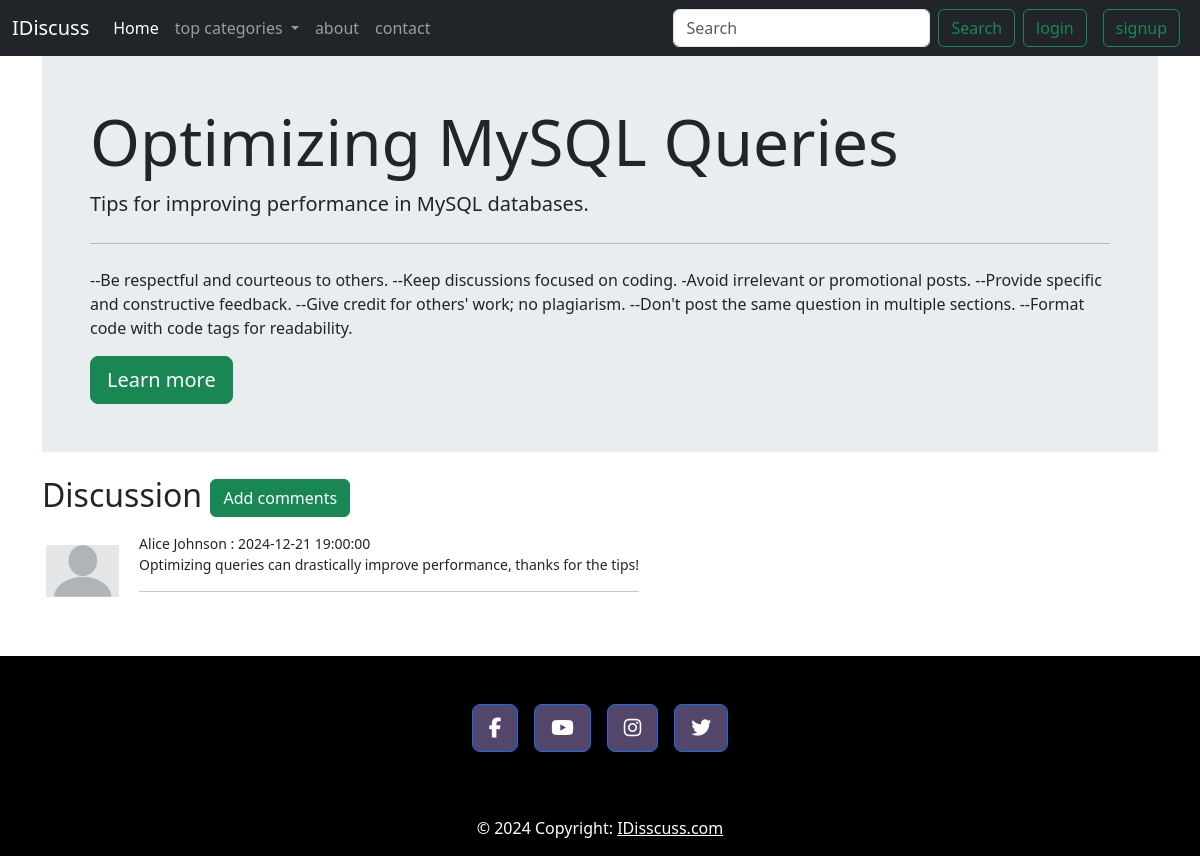
The app's page /threads.php?threadID=189 with its own data.
### tables this page shows
CREATE TABLE `threads` (
  `thread_id` int(11) NOT NULL,
  `thread_title` varchar(99) NOT NULL,
  `thread_desc` text NOT NULL,
  `thread_cat_id` int(99) NOT NULL,
  `thread_user_id` int(99) NOT NULL,
  `thread_time` datetime NOT NULL DEFAULT current_timestamp()
);

CREATE TABLE `comments` (
  `comments_id` int(99) NOT NULL,
  `comments_content` text NOT NULL,
  `threads_id` int(11) NOT NULL,
  `comments_by` int(11) NOT NULL,
  `comments_time` datetime NOT NULL DEFAULT current_timestamp()
);

CREATE TABLE `users` (
  `id` int(11) NOT NULL,
  `name` varchar(99) NOT NULL,
  `email` varchar(99) NOT NULL,
  `pass` varchar(99) NOT NULL,
  `time` datetime NOT NULL DEFAULT current_timestamp()
);

### threads.php (the view, shortened to what this page needs)
<?php
include('partials/_header.php');
include('partials/_threads_insert.php');
$thread_id = $_GET['threadID'];
$result = mysqli_query($con, "SELECT * FROM `threads` WHERE thread_id=$thread_id");
if (!$result) {
    echo "hello";
} else {
    while ($row = mysqli_fetch_row($result)) {
        $thread_title = $row['1'];
        $thread_desc = $row['2'];
    }
}
?>
<div class="container">
    <div class="jumbotron" style="background: rgb(91%, 93%, 94%);
            padding: 3rem;">
        <h3 class="display-3"><?php echo $thread_title; ?></h3>
        <p class="lead"><?php echo $thread_desc; ?></p>
        <hr class="my-4">
        <p>--Be respectful and courteous to others.
            --Keep discussions focused on coding.
            -Avoid irrelevant or promotional posts.
            --Provide specific and constructive feedback.
            --Give credit for others' work; no plagiarism.
            --Don't post the same question in multiple sections.
            --Format code with code tags for readability.</p>
        <a class="btn btn-success btn-lg" href="#" role="button">Learn more</a>
    </div>
</div>
<div class="container pt-4 ">
    <h2>
        Discussion
        <button class="btn btn-success" type="button" data-bs-toggle="collapse" data-bs-target="#collapseExample" aria-expanded="false" aria-controls="collapseExample">
            Add comments
        </button>
    </h2>
    <?php
    $thread_id = $_GET['threadID'];
    $result = mysqli_query($con, "SELECT * FROM `comments` WHERE threads_id=$thread_id");
    if (!$result || mysqli_num_rows($result) == 0) {
        echo '<div class="alert alert-primary alert-dismissible fade show" role="alert">
    <strong>HI!</strong> To add a comment, please click "Add" as there is no existing comments.      <button type="button" class="btn-close" data-bs-dismiss="alert" aria-label="Close"></button> </div>';
    } else {
        while ($row = mysqli_fetch_row($result)) {
            $comments = $row['1'];
            $comments_by = $row['3'];
            $comments_time = $row['4'];
            $sql = mysqli_query($con, "select name from users where id= $comments_by");
            while ($row = mysqli_fetch_array($sql)) {
                $row2 = $row['name'];
            }
    ?>
            <div class="media my-3" style="display: flex; align-items:center;">
                <img class="mr-3 p-1" style="height: 60px;  " alt="Generic placeholder image">
                <div class="media-body align-center mx-3">
                    <p style="margin: 0; font-size: 14px;">
                        <?php echo  $row2 . " : " . $comments_time; ?>
                    </p>
                    <p style="margin: 0; font-size: 14px;">
                        <?php echo $comments;
                        echo "<hr>"; ?>
                    </p>
                </div>
            </div>
    <?php
        }
    }
    ?>
</div>
<?php
include('partials/_footer.php');
?>

### records on screen
threads: thread_title "Optimizing MySQL Queries", thread_desc "Tips for improving performance in MySQL databases."
comments: users.name "Alice Johnson", comments_time "2024-12-21 19:00:00", comments_content "Optimizing queries can drastically improve performance, thanks for the tips!"
